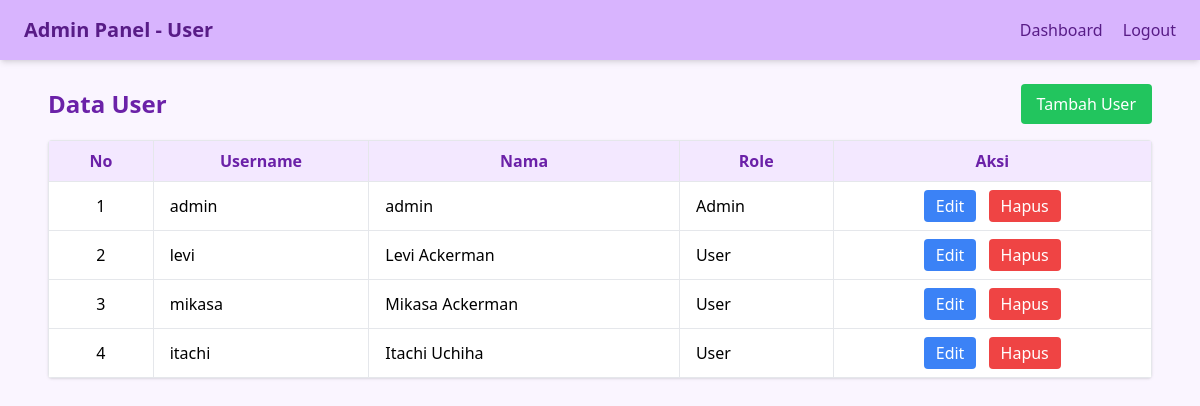
Page /Admin/user.php (signed in) on the earlier database version.
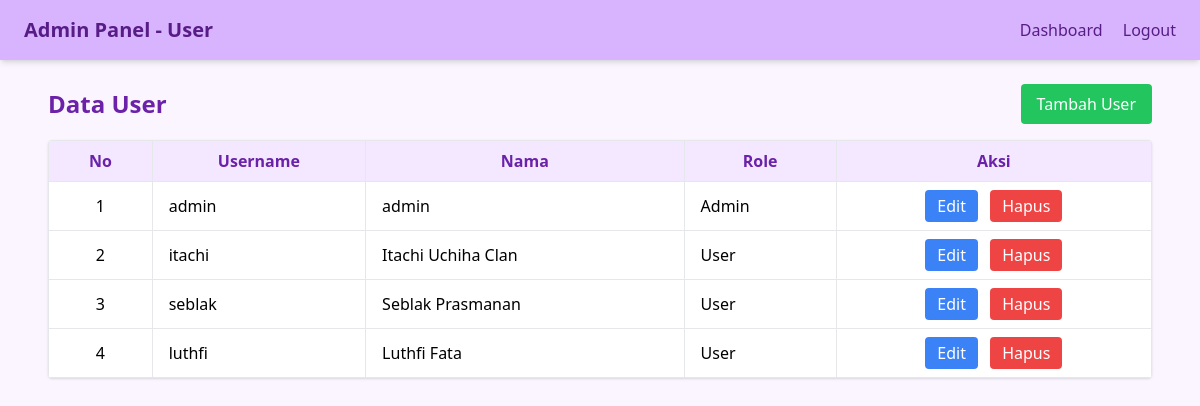
Same page on the later database version.
### tables this page shows
CREATE TABLE `user` (
  `id_user` int NOT NULL,
  `nama` varchar(100) NOT NULL,
  `username` varchar(50) NOT NULL,
  `password` varchar(255) NOT NULL,
  `role` enum('admin','user') NOT NULL
);

### Admin/user.php (the view, shortened to what this page needs)
<?php
    include '../Auth/connect.php';
    $users = [];
    $sql = "SELECT * FROM user ORDER BY id_user ASC";
    $result = $conn->query($sql);
    if ($result->num_rows > 0) {
        while ($row = $result->fetch_assoc()) {
            $users[] = $row;
        }
    }
?>
<!DOCTYPE html>
<html lang="id">
    <head>
        <script src="https://cdn.tailwindcss.com"></script>
    </head>
    <body class="bg-purple-50 min-h-screen">
        <nav class="flex items-center justify-between bg-purple-300 text-purple-900 px-6 py-4 shadow-md">
            <h2 class="text-xl font-bold">Admin Panel - User</h2>
            <div class="space-x-4">
                <a href="dashboard_admin.php" class="hover:underline font-medium">Dashboard</a>
                <a href="../Auth/logout.php" class="hover:underline font-medium">Logout</a>
            </div>
        </nav>
        <div class="max-w-6xl mx-auto p-6">
            <div class="flex items-center justify-between mb-4">
                <h1 class="text-2xl font-bold text-purple-800">Data User</h1>
                <a href="tambah_user.php" class="bg-green-500 hover:bg-green-600 text-white px-4 py-2 rounded">Tambah User</a>
            </div>
            <div class="overflow-x-auto bg-white rounded shadow">
                <table class="min-w-full table-auto border border-gray-200">
                    <thead class="bg-purple-100 text-purple-800">
                        <tr>
                            <th class="px-4 py-2 border">No</th>
                            <th class="px-4 py-2 border">Username</th>
                            <th class="px-4 py-2 border">Nama</th>
                            <th class="px-4 py-2 border">Role</th>
                            <th class="px-4 py-2 border">Aksi</th>
                        </tr>
                    </thead>
                    <tbody>
                        <?php foreach ($users as $index => $u): ?>
                            <tr class="hover:bg-purple-50">
                                <td class="px-4 py-2 border text-center"><?= $index + 1; ?></td>
                                <td class="px-4 py-2 border"><?= htmlspecialchars($u['username']); ?></td>
                                <td class="px-4 py-2 border"><?= htmlspecialchars($u['nama']); ?></td>
                                <td class="px-4 py-2 border capitalize"><?= htmlspecialchars($u['role']); ?></td>
                                <td class="px-4 py-2 border text-center space-x-2">
                                    <a href="edit_user.php?id=<?= urlencode($u['id_user']); ?>" class="inline-block bg-blue-500 hover:bg-blue-600 text-white px-3 py-1 rounded">Edit</a>
                                    <a href="hapus_user.php?id=<?= urlencode($u['id_user']); ?>" onclick="return confirm('Yakin ingin hapus?')" class="inline-block bg-red-500 hover:bg-red-600 text-white px-3 py-1 rounded">Hapus</a>
                                </td>
                            </tr>
                        <?php endforeach; ?>
                    </tbody>
                </table>
            </div>
        </div>
    </body>
</html>

Differences in the rows shown:
removed user: username "levi", nama "Levi Ackerman", role "User"
removed user: username "mikasa", nama "Mikasa Ackerman", role "User"
changed user "itachi": nama "Itachi Uchiha" → "Itachi Uchiha Clan"
added user: username "seblak", nama "Seblak Prasmanan", role "User"
added user: username "luthfi", nama "Luthfi Fata", role "User"
